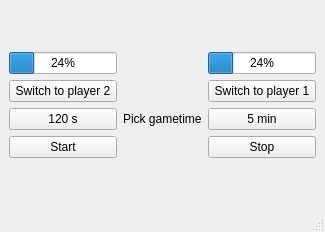
<?xml version="1.0" encoding="UTF-8"?>
<ui version="4.0">
 <class>MainWindow</class>
 <widget class="QMainWindow" name="MainWindow">
  <property name="geometry">
   <rect>
    <x>0</x>
    <y>0</y>
    <width>325</width>
    <height>232</height>
   </rect>
  </property>
  <property name="windowTitle">
   <string>MainWindow</string>
  </property>
  <widget class="QWidget" name="centralwidget">
   <layout class="QGridLayout" name="gridLayout_2">
    <item row="0" column="0">
     <layout class="QGridLayout" name="gridLayout">
      <item row="2" column="2">
       <widget class="QPushButton" name="time300">
        <property name="text">
         <string>5 min</string>
        </property>
       </widget>
      </item>
      <item row="0" column="2">
       <widget class="QProgressBar" name="progress2">
        <property name="value">
         <number>24</number>
        </property>
       </widget>
      </item>
      <item row="1" column="2">
       <widget class="QPushButton" name="switch2">
        <property name="text">
         <string>Switch to player 1</string>
        </property>
       </widget>
      </item>
      <item row="2" column="1">
       <widget class="QLabel" name="label">
        <property name="text">
         <string>Pick gametime</string>
        </property>
       </widget>
      </item>
      <item row="1" column="0">
       <widget class="QPushButton" name="switch1">
        <property name="text">
         <string>Switch to player 2</string>
        </property>
       </widget>
      </item>
      <item row="0" column="0">
       <widget class="QProgressBar" name="progress1">
        <property name="value">
         <number>24</number>
        </property>
       </widget>
      </item>
      <item row="2" column="0">
       <widget class="QPushButton" name="time120">
        <property name="text">
         <string>120 s</string>
        </property>
       </widget>
      </item>
      <item row="3" column="0">
       <widget class="QPushButton" name="start">
        <property name="text">
         <string>Start</string>
        </property>
       </widget>
      </item>
      <item row="3" column="2">
       <widget class="QPushButton" name="stop">
        <property name="text">
         <string>Stop</string>
        </property>
       </widget>
      </item>
     </layout>
    </item>
   </layout>
  </widget>
  <widget class="QMenuBar" name="menubar">
   <property name="geometry">
    <rect>
     <x>0</x>
     <y>0</y>
     <width>325</width>
     <height>21</height>
    </rect>
   </property>
  </widget>
  <widget class="QStatusBar" name="statusbar"/>
 </widget>
 <resources/>
 <connections/>
</ui>
